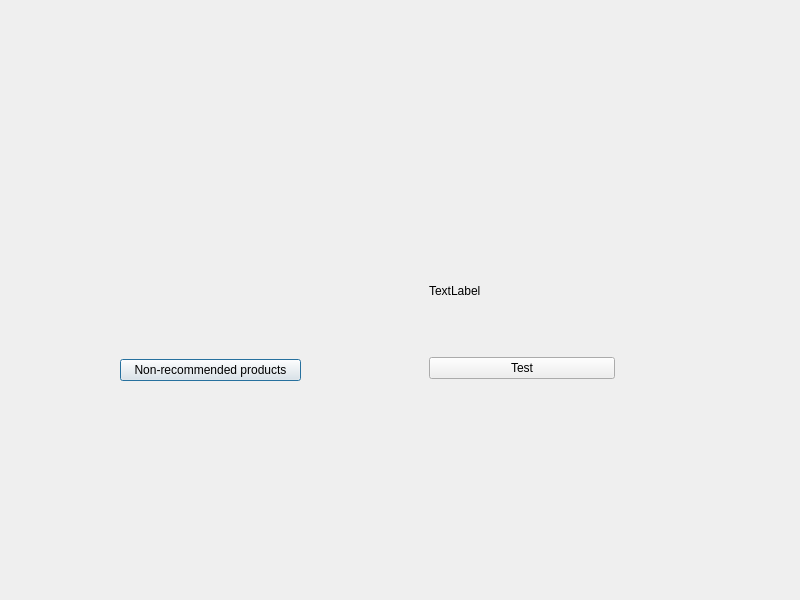
<?xml version="1.0" encoding="UTF-8"?>
<ui version="4.0">
 <class>Sport</class>
 <widget class="QDialog" name="Sport">
  <property name="geometry">
   <rect>
    <x>0</x>
    <y>0</y>
    <width>800</width>
    <height>600</height>
   </rect>
  </property>
  <property name="maximumSize">
   <size>
    <width>800</width>
    <height>600</height>
   </size>
  </property>
  <property name="windowTitle">
   <string>Dialog</string>
  </property>
  <widget class="QWidget" name="horizontalLayoutWidget">
   <property name="geometry">
    <rect>
     <x>120</x>
     <y>230</y>
     <width>571</width>
     <height>151</height>
    </rect>
   </property>
   <layout class="QHBoxLayout" name="horizontalLayout_4">
    <item>
     <widget class="QWidget" name="widget" native="true">
      <widget class="QWidget" name="">
       <property name="geometry">
        <rect>
         <x>0</x>
         <y>0</y>
         <width>181</width>
         <height>151</height>
        </rect>
       </property>
       <layout class="QVBoxLayout" name="verticalLayout_10">
        <item>
         <widget class="QLabel" name="prodLabel">
          <property name="text">
           <string/>
          </property>
         </widget>
        </item>
        <item>
         <widget class="QPushButton" name="pushButton_2">
          <property name="text">
           <string>Non-recommended products</string>
          </property>
         </widget>
        </item>
       </layout>
      </widget>
     </widget>
    </item>
    <item>
     <spacer name="horizontalSpacer">
      <property name="orientation">
       <enum>Qt::Horizontal</enum>
      </property>
      <property name="sizeType">
       <enum>QSizePolicy::Preferred</enum>
      </property>
      <property name="sizeHint" stdset="0">
       <size>
        <width>40</width>
        <height>20</height>
       </size>
      </property>
     </spacer>
    </item>
    <item>
     <widget class="QWidget" name="widget_2" native="true">
      <widget class="QWidget" name="">
       <property name="geometry">
        <rect>
         <x>0</x>
         <y>0</y>
         <width>186</width>
         <height>149</height>
        </rect>
       </property>
       <layout class="QVBoxLayout" name="verticalLayout_9">
        <item>
         <widget class="QLabel" name="testLabel">
          <property name="text">
           <string>TextLabel</string>
          </property>
         </widget>
        </item>
        <item>
         <widget class="QPushButton" name="pushButton">
          <property name="text">
           <string>Test</string>
          </property>
         </widget>
        </item>
       </layout>
      </widget>
     </widget>
    </item>
   </layout>
  </widget>
 </widget>
 <resources/>
 <connections/>
</ui>
